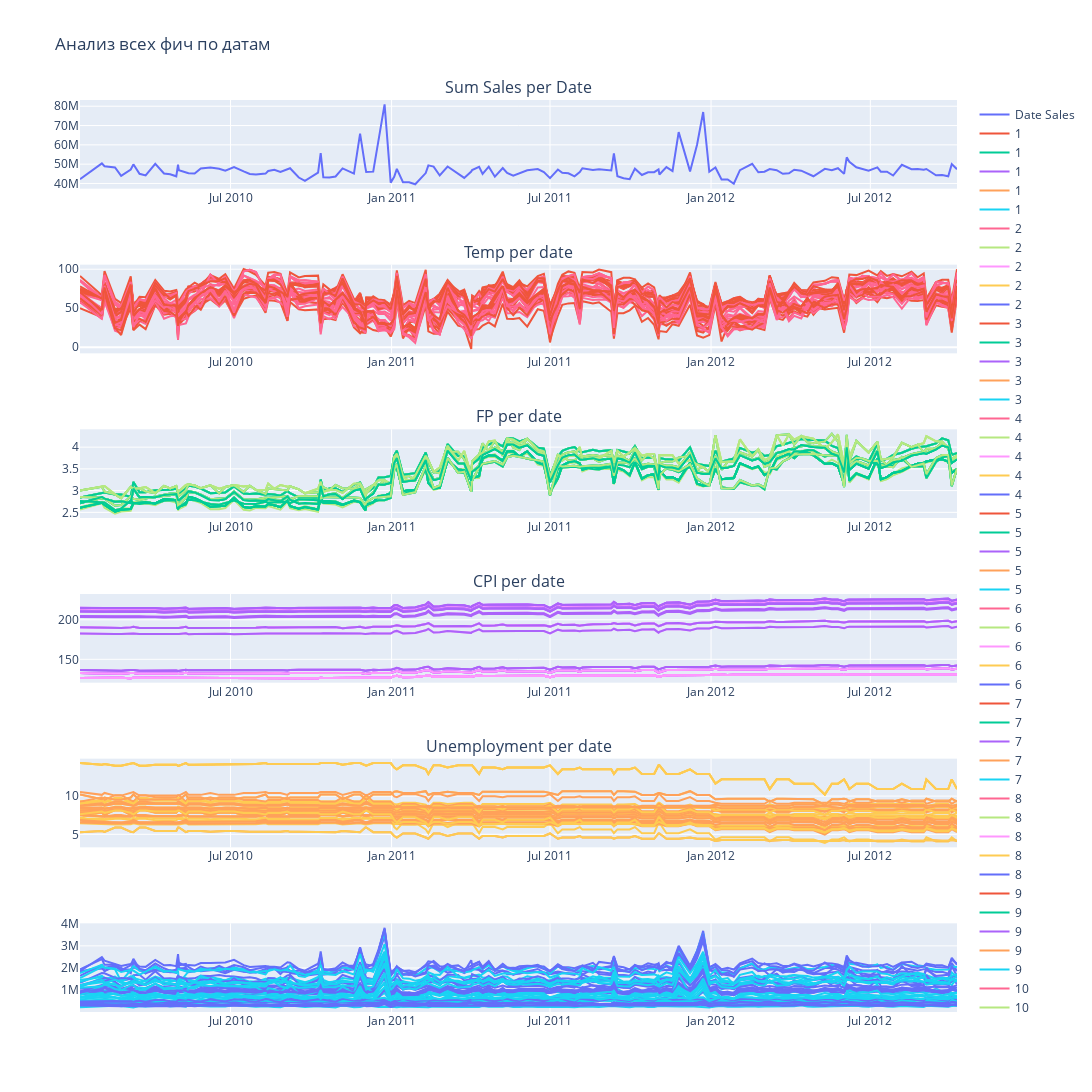

Notebook code cell kept with this figure:
### Code cell
fig = make_subplots(rows=6, cols=1, subplot_titles=("Sum Sales per Date", "Temp per date", "FP per date", "CPI per date", "Unemployment per date"))

store_per_date = { store: data for store, data in df.groupby('Store') }
    
#fig.add_trace(go.Scatter(x=target, y=df[columns[0]], name=columns[0]), row=1, col=1)
#fig.add_trace(go.Scatter(x=target, y=df[columns[1]], name=columns[1]), row=1, col=2)
#fig.add_trace(go.Scatter(x=target, y=df[columns[2]], name=columns[2]), row=2, col=1)
#fig.add_trace(go.Scatter(x=target, y=df[columns[3]], name=columns[3]), row=2, col=2)

#fig.update_layout(title_text="Много графиков в одном большом")

# Отображение
#fig.show()
fig.add_trace(go.Scatter(x=df.index,y=df.groupby(df.index).agg('sum')['Weekly_Sales'], name="Date Sales"), row=1,col=1)
for store,date in store_per_date.items():
    fig.add_trace(go.Scatter(x=date.index, y=date[columns[0]], name=store), row=2, col=1)
    fig.add_trace(go.Scatter(x=date.index, y=date[columns[1]], name=store), row=3, col=1)
    fig.add_trace(go.Scatter(x=date.index, y=date[columns[2]], name=store), row=4, col=1)
    fig.add_trace(go.Scatter(x=date.index, y=date[columns[3]], name=store), row=5, col=1)
    fig.add_trace(go.Scatter(x=date.index, y=date["Weekly_Sales"], name=store), row=6, col=1)

    
    fig.update_layout(title_text="Анализ всех фич по датам",height=1400,  # Увеличение высоты (в пикселях)
    width=1200,   # Увеличение ширины (в пикселях)
    showlegend=True  # Отображение легенды)
                     )

# Отображение
fig.show()

### Figure 1 — Plotly figure (JSON) as saved in the notebook; plotly's stock layout.template omitted (floating-point values rounded to 4 significant figures; data arrays with more than 128 entries replaced by an {"elided": "..."} marker saying what was removed)
{"data": [{"name": "Date Sales", "type": "scatter", "x": {"elided": "6255 str values"}, "xaxis": "x", "y": {"elided": "139 float values"}, "yaxis": "y"}, {"name": "1", "type": "scatter", "x": {"elided": "139 str values"}, "xaxis": "x2", "y": {"elided": "139 float values"}, "yaxis": "y2"}, {"name": "1", "type": "scatter", "x": {"elided": "139 str values"}, "xaxis": "x3", "y": {"elided": "139 float values"}, "yaxis": "y3"}, {"name": "1", "type": "scatter", "x": {"elided": "139 str values"}, "xaxis": "x4", "y": {"elided": "139 float values"}, "yaxis": "y4"}, {"name": "1", "type": "scatter", "x": {"elided": "139 str values"}, "xaxis": "x5", "y": {"elided": "139 float values"}, "yaxis": "y5"}, {"name": "1", "type": "scatter", "x": {"elided": "139 str values"}, "xaxis": "x6", "y": {"elided": "139 float values"}, "yaxis": "y6"}, {"name": "2", "type": "scatter", "x": {"elided": "139 str values"}, "xaxis": "x2", "y": {"elided": "139 float values"}, "yaxis": "y2"}, {"name": "2", "type": "scatter", "x": {"elided": "139 str values"}, "xaxis": "x3", "y": {"elided": "139 float values"}, "yaxis": "y3"}, {"name": "2", "type": "scatter", "x": {"elided": "139 str values"}, "xaxis": "x4", "y": {"elided": "139 float values"}, "yaxis": "y4"}, {"name": "2", "type": "scatter", "x": {"elided": "139 str values"}, "xaxis": "x5", "y": {"elided": "139 float values"}, "yaxis": "y5"}, {"name": "2", "type": "scatter", "x": {"elided": "139 str values"}, "xaxis": "x6", "y": {"elided": "139 float values"}, "yaxis": "y6"}, {"name": "3", "type": "scatter", "x": {"elided": "139 str values"}, "xaxis": "x2", "y": {"elided": "139 float values"}, "yaxis": "y2"}, {"name": "3", "type": "scatter", "x": {"elided": "139 str values"}, "xaxis": "x3", "y": {"elided": "139 float values"}, "yaxis": "y3"}, {"name": "3", "type": "scatter", "x": {"elided": "139 str values"}, "xaxis": "x4", "y": {"elided": "139 float values"}, "yaxis": "y4"}, {"name": "3", "type": "scatter", "x": {"elided": "139 str values"}, "xaxis": "x5", "y": {"elided": "139 float values"}, "yaxis": "y5"}, {"name": "3", "type": "scatter", "x": {"elided": "139 str values"}, "xaxis": "x6", "y": {"elided": "139 float values"}, "yaxis": "y6"}, {"name": "4", "type": "scatter", "x": {"elided": "139 str values"}, "xaxis": "x2", "y": {"elided": "139 float values"}, "yaxis": "y2"}, {"name": "4", "type": "scatter", "x": {"elided": "139 str values"}, "xaxis": "x3", "y": {"elided": "139 float values"}, "yaxis": "y3"}, {"name": "4", "type": "scatter", "x": {"elided": "139 str values"}, "xaxis": "x4", "y": {"elided": "139 float values"}, "yaxis": "y4"}, {"name": "4", "type": "scatter", "x": {"elided": "139 str values"}, "xaxis": "x5", "y": {"elided": "139 float values"}, "yaxis": "y5"}, {"name": "4", "type": "scatter", "x": {"elided": "139 str values"}, "xaxis": "x6", "y": {"elided": "139 float values"}, "yaxis": "y6"}, {"name": "5", "type": "scatter", "x": {"elided": "139 str values"}, "xaxis": "x2", "y": {"elided": "139 float values"}, "yaxis": "y2"}, {"name": "5", "type": "scatter", "x": {"elided": "139 str values"}, "xaxis": "x3", "y": {"elided": "139 float values"}, "yaxis": "y3"}, {"name": "5", "type": "scatter", "x": {"elided": "139 str values"}, "xaxis": "x4", "y": {"elided": "139 float values"}, "yaxis": "y4"}, {"name": "5", "type": "scatter", "x": {"elided": "139 str values"}, "xaxis": "x5", "y": {"elided": "139 float values"}, "yaxis": "y5"}, {"name": "5", "type": "scatter", "x": {"elided": "139 str values"}, "xaxis": "x6", "y": {"elided": "139 float values"}, "yaxis": "y6"}, {"name": "6", "type": "scatter", "x": {"elided": "139 str values"}, "xaxis": "x2", "y": {"elided": "139 float values"}, "yaxis": "y2"}, {"name": "6", "type": "scatter", "x": {"elided": "139 str values"}, "xaxis": "x3", "y": {"elided": "139 float values"}, "yaxis": "y3"}, {"name": "6", "type": "scatter", "x": {"elided": "139 str values"}, "xaxis": "x4", "y": {"elided": "139 float values"}, "yaxis": "y4"}, {"name": "6", "type": "scatter", "x": {"elided": "139 str values"}, "xaxis": "x5", "y": {"elided": "139 float values"}, "yaxis": "y5"}, {"name": "6", "type": "scatter", "x": {"elided": "139 str values"}, "xaxis": "x6", "y": {"elided": "139 float values"}, "yaxis": "y6"}, {"name": "7", "type": "scatter", "x": {"elided": "139 str values"}, "xaxis": "x2", "y": {"elided": "139 float values"}, "yaxis": "y2"}, {"name": "7", "type": "scatter", "x": {"elided": "139 str values"}, "xaxis": "x3", "y": {"elided": "139 float values"}, "yaxis": "y3"}, {"name": "7", "type": "scatter", "x": {"elided": "139 str values"}, "xaxis": "x4", "y": {"elided": "139 float values"}, "yaxis": "y4"}, {"name": "7", "type": "scatter", "x": {"elided": "139 str values"}, "xaxis": "x5", "y": {"elided": "139 float values"}, "yaxis": "y5"}, {"name": "7", "type": "scatter", "x": {"elided": "139 str values"}, "xaxis": "x6", "y": {"elided": "139 float values"}, "yaxis": "y6"}, {"name": "8", "type": "scatter", "x": {"elided": "139 str values"}, "xaxis": "x2", "y": {"elided": "139 float values"}, "yaxis": "y2"}, {"name": "8", "type": "scatter", "x": {"elided": "139 str values"}, "xaxis": "x3", "y": {"elided": "139 float values"}, "yaxis": "y3"}, {"name": "8", "type": "scatter", "x": {"elided": "139 str values"}, "xaxis": "x4", "y": {"elided": "139 float values"}, "yaxis": "y4"}, {"name": "8", "type": "scatter", "x": {"elided": "139 str values"}, "xaxis": "x5", "y": {"elided": "139 float values"}, "yaxis": "y5"}, {"name": "8", "type": "scatter", "x": {"elided": "139 str values"}, "xaxis": "x6", "y": {"elided": "139 float values"}, "yaxis": "y6"}, {"name": "9", "type": "scatter", "x": {"elided": "139 str values"}, "xaxis": "x2", "y": {"elided": "139 float values"}, "yaxis": "y2"}, {"name": "9", "type": "scatter", "x": {"elided": "139 str values"}, "xaxis": "x3", "y": {"elided": "139 float values"}, "yaxis": "y3"}, {"name": "9", "type": "scatter", "x": {"elided": "139 str values"}, "xaxis": "x4", "y": {"elided": "139 float values"}, "yaxis": "y4"}, {"name": "9", "type": "scatter", "x": {"elided": "139 str values"}, "xaxis": "x5", "y": {"elided": "139 float values"}, "yaxis": "y5"}, {"name": "9", "type": "scatter", "x": {"elided": "139 str values"}, "xaxis": "x6", "y": {"elided": "139 float values"}, "yaxis": "y6"}, {"name": "10", "type": "scatter", "x": {"elided": "139 str values"}, "xaxis": "x2", "y": {"elided": "139 float values"}, "yaxis": "y2"}, {"name": "10", "type": "scatter", "x": {"elided": "139 str values"}, "xaxis": "x3", "y": {"elided": "139 float values"}, "yaxis": "y3"}, {"name": "10", "type": "scatter", "x": {"elided": "139 str values"}, "xaxis": "x4", "y": {"elided": "139 float values"}, "yaxis": "y4"}, {"name": "10", "type": "scatter", "x": {"elided": "139 str values"}, "xaxis": "x5", "y": {"elided": "139 float values"}, "yaxis": "y5"}, {"name": "10", "type": "scatter", "x": {"elided": "139 str values"}, "xaxis": "x6", "y": {"elided": "139 float values"}, "yaxis": "y6"}, {"name": "11", "type": "scatter", "x": {"elided": "139 str values"}, "xaxis": "x2", "y": {"elided": "139 float values"}, "yaxis": "y2"}, {"name": "11", "type": "scatter", "x": {"elided": "139 str values"}, "xaxis": "x3", "y": {"elided": "139 float values"}, "yaxis": "y3"}, {"name": "11", "type": "scatter", "x": {"elided": "139 str values"}, "xaxis": "x4", "y": {"elided": "139 float values"}, "yaxis": "y4"}, {"name": "11", "type": "scatter", "x": {"elided": "139 str values"}, "xaxis": "x5", "y": {"elided": "139 float values"}, "yaxis": "y5"}, {"name": "11", "type": "scatter", "x": {"elided": "139 str values"}, "xaxis": "x6", "y": {"elided": "139 float values"}, "yaxis": "y6"}, {"name": "12", "type": "scatter", "x": {"elided": "139 str values"}, "xaxis": "x2", "y": {"elided": "139 float values"}, "yaxis": "y2"}, {"name": "12", "type": "scatter", "x": {"elided": "139 str values"}, "xaxis": "x3", "y": {"elided": "139 float values"}, "yaxis": "y3"}, {"name": "12", "type": "scatter", "x": {"elided": "139 str values"}, "xaxis": "x4", "y": {"elided": "139 float values"}, "yaxis": "y4"}, {"name": "12", "type": "scatter", "x": {"elided": "139 str values"}, "xaxis": "x5", "y": {"elided": "139 float values"}, "yaxis": "y5"}, {"name": "12", "type": "scatter", "x": {"elided": "139 str values"}, "xaxis": "x6", "y": {"elided": "139 float values"}, "yaxis": "y6"}, {"name": "13", "type": "scatter", "x": {"elided": "139 str values"}, "xaxis": "x2", "y": {"elided": "139 float values"}, "yaxis": "y2"}, {"name": "13", "type": "scatter", "x": {"elided": "139 str values"}, "xaxis": "x3", "y": {"elided": "139 float values"}, "yaxis": "y3"}, {"name": "13", "type": "scatter", "x": {"elided": "139 str values"}, "xaxis": "x4", "y": {"elided": "139 float values"}, "yaxis": "y4"}, {"name": "13", "type": "scatter", "x": {"elided": "139 str values"}, "xaxis": "x5", "y": {"elided": "139 float values"}, "yaxis": "y5"}, {"name": "13", "type": "scatter", "x": {"elided": "139 str values"}, "xaxis": "x6", "y": {"elided": "139 float values"}, "yaxis": "y6"}, {"name": "14", "type": "scatter", "x": {"elided": "139 str values"}, "xaxis": "x2", "y": {"elided": "139 float values"}, "yaxis": "y2"}, {"name": "14", "type": "scatter", "x": {"elided": "139 str values"}, "xaxis": "x3", "y": {"elided": "139 float values"}, "yaxis": "y3"}, {"name": "14", "type": "scatter", "x": {"elided": "139 str values"}, "xaxis": "x4", "y": {"elided": "139 float values"}, "yaxis": "y4"}, {"name": "14", "type": "scatter", "x": {"elided": "139 str values"}, "xaxis": "x5", "y": {"elided": "139 float values"}, "yaxis": "y5"}, {"name": "14", "type": "scatter", "x": {"elided": "139 str values"}, "xaxis": "x6", "y": {"elided": "139 float values"}, "yaxis": "y6"}, {"name": "15", "type": "scatter", "x": {"elided": "139 str values"}, "xaxis": "x2", "y": {"elided": "139 float values"}, "yaxis": "y2"}, {"name": "15", "type": "scatter", "x": {"elided": "139 str values"}, "xaxis": "x3", "y": {"elided": "139 float values"}, "yaxis": "y3"}, {"name": "15", "type": "scatter", "x": {"elided": "139 str values"}, "xaxis": "x4", "y": {"elided": "139 float values"}, "yaxis": "y4"}, {"name": "15", "type": "scatter", "x": {"elided": "139 str values"}, "xaxis": "x5", "y": {"elided": "139 float values"}, "yaxis": "y5"}, {"name": "15", "type": "scatter", "x": {"elided": "139 str values"}, "xaxis": "x6", "y": {"elided": "139 float values"}, "yaxis": "y6"}, {"name": "16", "type": "scatter", "x": {"elided": "139 str values"}, "xaxis": "x2", "y": {"elided": "139 float values"}, "yaxis": "y2"}, {"name": "16", "type": "scatter", "x": {"elided": "139 str values"}, "xaxis": "x3", "y": {"elided": "139 float values"}, "yaxis": "y3"}, {"name": "16", "type": "scatter", "x": {"elided": "139 str values"}, "xaxis": "x4", "y": {"elided": "139 float values"}, "yaxis": "y4"}, {"name": "16", "type": "scatter", "x": {"elided": "139 str values"}, "xaxis": "x5", "y": {"elided": "139 float values"}, "yaxis": "y5"}, {"name": "16", "type": "scatter", "x": {"elided": "139 str values"}, "xaxis": "x6", "y": {"elided": "139 float values"}, "yaxis": "y6"}, {"name": "17", "type": "scatter", "x": {"elided": "139 str values"}, "xaxis": "x2", "y": {"elided": "139 float values"}, "yaxis": "y2"}, {"name": "17", "type": "scatter", "x": {"elided": "139 str values"}, "xaxis": "x3", "y": {"elided": "139 float values"}, "yaxis": "y3"}, {"name": "17", "type": "scatter", "x": {"elided": "139 str values"}, "xaxis": "x4", "y": {"elided": "139 float values"}, "yaxis": "y4"}, {"name": "17", "type": "scatter", "x": {"elided": "139 str values"}, "xaxis": "x5", "y": {"elided": "139 float values"}, "yaxis": "y5"}, {"name": "17", "type": "scatter", "x": {"elided": "139 str values"}, "xaxis": "x6", "y": {"elided": "139 float values"}, "yaxis": "y6"}, {"name": "18", "type": "scatter", "x": {"elided": "139 str values"}, "xaxis": "x2", "y": {"elided": "139 float values"}, "yaxis": "y2"}, {"name": "18", "type": "scatter", "x": {"elided": "139 str values"}, "xaxis": "x3", "y": {"elided": "139 float values"}, "yaxis": "y3"}, {"name": "18", "type": "scatter", "x": {"elided": "139 str values"}, "xaxis": "x4", "y": {"elided": "139 float values"}, "yaxis": "y4"}, {"name": "18", "type": "scatter", "x": {"elided": "139 str values"}, "xaxis": "x5", "y": {"elided": "139 float values"}, "yaxis": "y5"}, {"name": "18", "type": "scatter", "x": {"elided": "139 str values"}, "xaxis": "x6", "y": {"elided": "139 float values"}, "yaxis": "y6"}, {"name": "19", "type": "scatter", "x": {"elided": "139 str values"}, "xaxis": "x2", "y": {"elided": "139 float values"}, "yaxis": "y2"}, {"name": "19", "type": "scatter", "x": {"elided": "139 str values"}, "xaxis": "x3", "y": {"elided": "139 float values"}, "yaxis": "y3"}, {"name": "19", "type": "scatter", "x": {"elided": "139 str values"}, "xaxis": "x4", "y": {"elided": "139 float values"}, "yaxis": "y4"}, {"name": "19", "type": "scatter", "x": {"elided": "139 str values"}, "xaxis": "x5", "y": {"elided": "139 float values"}, "yaxis": "y5"}, {"name": "19", "type": "scatter", "x": {"elided": "139 str values"}, "xaxis": "x6", "y": {"elided": "139 float values"}, "yaxis": "y6"}, {"name": "20", "type": "scatter", "x": {"elided": "139 str values"}, "xaxis": "x2", "y": {"elided": "139 float values"}, "yaxis": "y2"}, {"name": "20", "type": "scatter", "x": {"elided": "139 str values"}, "xaxis": "x3", "y": {"elided": "139 float values"}, "yaxis": "y3"}, {"name": "20", "type": "scatter", "x": {"elided": "139 str values"}, "xaxis": "x4", "y": {"elided": "139 float values"}, "yaxis": "y4"}, {"name": "20", "type": "scatter", "x": {"elided": "139 str values"}, "xaxis": "x5", "y": {"elided": "139 float values"}, "yaxis": "y5"}, {"name": "20", "type": "scatter", "x": {"elided": "139 str values"}, "xaxis": "x6", "y": {"elided": "139 float values"}, "yaxis": "y6"}, {"name": "21", "type": "scatter", "x": {"elided": "139 str values"}, "xaxis": "x2", "y": {"elided": "139 float values"}, "yaxis": "y2"}, {"name": "21", "type": "scatter", "x": {"elided": "139 str values"}, "xaxis": "x3", "y": {"elided": "139 float values"}, "yaxis": "y3"}, {"name": "21", "type": "scatter", "x": {"elided": "139 str values"}, "xaxis": "x4", "y": {"elided": "139 float values"}, "yaxis": "y4"}, {"name": "21", "type": "scatter", "x": {"elided": "139 str values"}, "xaxis": "x5", "y": {"elided": "139 float values"}, "yaxis": "y5"}, {"name": "21", "type": "scatter", "x": {"elided": "139 str values"}, "xaxis": "x6", "y": {"elided": "139 float values"}, "yaxis": "y6"}, {"name": "22", "type": "scatter", "x": {"elided": "139 str values"}, "xaxis": "x2", "y": {"elided": "139 float values"}, "yaxis": "y2"}, {"name": "22", "type": "scatter", "x": {"elided": "139 str values"}, "xaxis": "x3", "y": {"elided": "139 float values"}, "yaxis": "y3"}, {"name": "22", "type": "scatter", "x": {"elided": "139 str values"}, "xaxis": "x4", "y": {"elided": "139 float values"}, "yaxis": "y4"}, {"name": "22", "type": "scatter", "x": {"elided": "139 str values"}, "xaxis": "x5", "y": {"elided": "139 float values"}, "yaxis": "y5"}, {"name": "22", "type": "scatter", "x": {"elided": "139 str values"}, "xaxis": "x6", "y": {"elided": "139 float values"}, "yaxis": "y6"}, {"name": "23", "type": "scatter", "x": {"elided": "139 str values"}, "xaxis": "x2", "y": {"elided": "139 float values"}, "yaxis": "y2"}, {"name": "23", "type": "scatter", "x": {"elided": "139 str values"}, "xaxis": "x3", "y": {"elided": "139 float values"}, "yaxis": "y3"}, {"name": "23", "type": "scatter", "x": {"elided": "139 str values"}, "xaxis": "x4", "y": {"elided": "139 float values"}, "yaxis": "y4"}, {"name": "23", "type": "scatter", "x": {"elided": "139 str values"}, "xaxis": "x5", "y": {"elided": "139 float values"}, "yaxis": "y5"}, {"name": "23", "type": "scatter", "x": {"elided": "139 str values"}, "xaxis": "x6", "y": {"elided": "139 float values"}, "yaxis": "y6"}, {"name": "24", "type": "scatter", "x": {"elided": "139 str values"}, "xaxis": "x2", "y": {"elided": "139 float values"}, "yaxis": "y2"}, {"name": "24", "type": "scatter", "x": {"elided": "139 str values"}, "xaxis": "x3", "y": {"elided": "139 float values"}, "yaxis": "y3"}, {"name": "24", "type": "scatter", "x": {"elided": "139 str values"}, "xaxis": "x4", "y": {"elided": "139 float values"}, "yaxis": "y4"}, {"name": "24", "type": "scatter", "x": {"elided": "139 str values"}, "xaxis": "x5", "y": {"elided": "139 float values"}, "yaxis": "y5"}, {"name": "24", "type": "scatter", "x": {"elided": "139 str values"}, "xaxis": "x6", "y": {"elided": "139 float values"}, "yaxis": "y6"}, {"name": "25", "type": "scatter", "x": {"elided": "139 str values"}, "xaxis": "x2", "y": {"elided": "139 float values"}, "yaxis": "y2"}, {"name": "25", "type": "scatter", "x": {"elided": "139 str values"}, "xaxis": "x3", "y": {"elided": "139 float values"}, "yaxis": "y3"}, {"name": "25", "type": "scatter", "x": {"elided": "139 str values"}, "xaxis": "x4", "y": {"elided": "139 float values"}, "yaxis": "y4"}, {"name": "25", "type": "scatter", "x": {"elided": "139 str values"}, "xaxis": "x5", "y": {"elided": "139 float values"}, "yaxis": "y5"}, {"name": "25", "type": "scatter", "x": {"elided": "139 str values"}, "xaxis": "x6", "y": {"elided": "139 float values"}, "yaxis": "y6"}, {"name": "26", "type": "scatter", "x": {"elided": "139 str values"}, "xaxis": "x2", "y": {"elided": "139 float values"}, "yaxis": "y2"}, {"name": "26", "type": "scatter", "x": {"elided": "139 str values"}, "xaxis": "x3", "y": {"elided": "139 float values"}, "yaxis": "y3"}, {"name": "26", "type": "scatter", "x": {"elided": "139 str values"}, "xaxis": "x4", "y": {"elided": "139 float values"}, "yaxis": "y4"}, {"name": "26", "type": "scatter", "x": {"elided": "139 str values"}, "xaxis": "x5", "y": {"elided": "139 float values"}, "yaxis": "y5"}, {"name": "26", "type": "scatter", "x": {"elided": "139 str values"}, "xaxis": "x6", "y": {"elided": "139 float values"}, "yaxis": "y6"}, {"name": "27", "type": "scatter", "x": {"elided": "139 str values"}, "xaxis": "x2", "y": {"elided": "139 float values"}, "yaxis": "y2"}, {"name": "27", "type": "scatter", "x": {"elided": "139 str values"}, "xaxis": "x3", "y": {"elided": "139 float values"}, "yaxis": "y3"}, {"name": "27", "type": "scatter", "x": {"elided": "139 str values"}, "xaxis": "x4", "y": {"elided": "139 float values"}, "yaxis": "y4"}, {"name": "27", "type": "scatter", "x": {"elided": "139 str values"}, "xaxis": "x5", "y": {"elided": "139 float values"}, "yaxis": "y5"}, {"name": "27", "type": "scatter", "x": {"elided": "139 str values"}, "xaxis": "x6", "y": {"elided": "139 float values"}, "yaxis": "y6"}, {"name": "28", "type": "scatter", "x": {"elided": "139 str values"}, "xaxis": "x2", "y": {"elided": "139 float values"}, "yaxis": "y2"}, {"name": "28", "type": "scatter", "x": {"elided": "139 str values"}, "xaxis": "x3", "y": {"elided": "139 float values"}, "yaxis": "y3"}, {"name": "28", "type": "scatter", "x": {"elided": "139 str values"}, "xaxis": "x4", "y": {"elided": "139 float values"}, "yaxis": "y4"}, {"name": "28", "type": "scatter", "x": {"elided": "139 str values"}, "xaxis": "x5", "y": {"elided": "139 float values"}, "yaxis": "y5"}, {"name": "28", "type": "scatter", "x": {"elided": "139 str values"}, "xaxis": "x6", "y": {"elided": "139 float values"}, "yaxis": "y6"}, {"name": "29", "type": "scatter", "x": {"elided": "139 str values"}, "xaxis": "x2", "y": {"elided": "139 float values"}, "yaxis": "y2"}, {"name": "29", "type": "scatter", "x": {"elided": "139 str values"}, "xaxis": "x3", "y": {"elided": "139 float values"}, "yaxis": "y3"}, {"name": "29", "type": "scatter", "x": {"elided": "139 str values"}, "xaxis": "x4", "y": {"elided": "139 float values"}, "yaxis": "y4"}, {"name": "29", "type": "scatter", "x": {"elided": "139 str values"}, "xaxis": "x5", "y": {"elided": "139 float values"}, "yaxis": "y5"}, {"name": "29", "type": "scatter", "x": {"elided": "139 str values"}, "xaxis": "x6", "y": {"elided": "139 float values"}, "yaxis": "y6"}, {"name": "30", "type": "scatter", "x": {"elided": "139 str values"}, "xaxis": "x2", "y": {"elided": "139 float values"}, "yaxis": "y2"}, {"name": "30", "type": "scatter", "x": {"elided": "139 str values"}, "xaxis": "x3", "y": {"elided": "139 float values"}, "yaxis": "y3"}, {"name": "30", "type": "scatter", "x": {"elided": "139 str values"}, "xaxis": "x4", "y": {"elided": "139 float values"}, "yaxis": "y4"}, {"name": "30", "type": "scatter", "x": {"elided": "139 str values"}, "xaxis": "x5", "y": {"elided": "139 float values"}, "yaxis": "y5"}, {"name": "30", "type": "scatter", "x": {"elided": "139 str values"}, "xaxis": "x6", "y": {"elided": "139 float values"}, "yaxis": "y6"}, {"name": "31", "type": "scatter", "x": {"elided": "139 str values"}, "xaxis": "x2", "y": {"elided": "139 float values"}, "yaxis": "y2"}, {"name": "31", "type": "scatter", "x": {"elided": "139 str values"}, "xaxis": "x3", "y": {"elided": "139 float values"}, "yaxis": "y3"}, {"name": "31", "type": "scatter", "x": {"elided": "139 str values"}, "xaxis": "x4", "y": {"elided": "139 float values"}, "yaxis": "y4"}, {"name": "31", "type": "scatter", "x": {"elided": "139 str values"}, "xaxis": "x5", "y": {"elided": "139 float values"}, "yaxis": "y5"}, {"name": "31", "type": "scatter", "x": {"elided": "139 str values"}, "xaxis": "x6", "y": {"elided": "139 float values"}, "yaxis": "y6"}, {"name": "32", "type": "scatter", "x": {"elided": "139 str values"}, "xaxis": "x2", "y": {"elided": "139 float values"}, "yaxis": "y2"}, {"name": "32", "type": "scatter", "x": {"elided": "139 str values"}, "xaxis": "x3", "y": {"elided": "139 float values"}, "yaxis": "y3"}, {"name": "32", "type": "scatter", "x": {"elided": "139 str values"}, "xaxis": "x4", "y": {"elided": "139 float values"}, "yaxis": "y4"}, {"name": "32", "type": "scatter", "x": {"elided": "139 str values"}, "xaxis": "x5", "y": {"elided": "139 float values"}, "yaxis": "y5"}, {"name": "32", "type": "scatter", "x": {"elided": "139 str values"}, "xaxis": "x6", "y": {"elided": "139 float values"}, "yaxis": "y6"}, {"name": "33", "type": "scatter", "x": {"elided": "139 str values"}, "xaxis": "x2", "y": {"elided": "139 float values"}, "yaxis": "y2"}, {"name": "33", "type": "scatter", "x": {"elided": "139 str values"}, "xaxis": "x3", "y": {"elided": "139 float values"}, "yaxis": "y3"}, {"name": "33", "type": "scatter", "x": {"elided": "139 str values"}, "xaxis": "x4", "y": {"elided": "139 float values"}, "yaxis": "y4"}, {"name": "33", "type": "scatter", "x": {"elided": "139 str values"}, "xaxis": "x5", "y": {"elided": "139 float values"}, "yaxis": "y5"}, {"name": "33", "type": "scatter", "x": {"elided": "139 str values"}, "xaxis": "x6", "y": {"elided": "139 float values"}, "yaxis": "y6"}, {"name": "34", "type": "scatter", "x": {"elided": "139 str values"}, "xaxis": "x2", "y": {"elided": "139 float values"}, "yaxis": "y2"}, {"name": "34", "type": "scatter", "x": {"elided": "139 str values"}, "xaxis": "x3", "y": {"elided": "139 float values"}, "yaxis": "y3"}, {"name": "34", "type": "scatter", "x": {"elided": "139 str values"}, "xaxis": "x4", "y": {"elided": "139 float values"}, "yaxis": "y4"}, {"name": "34", "type": "scatter", "x": {"elided": "139 str values"}, "xaxis": "x5", "y": {"elided": "139 float values"}, "yaxis": "y5"}, {"name": "34", "type": "scatter", "x": {"elided": "139 str values"}, "xaxis": "x6", "y": {"elided": "139 float values"}, "yaxis": "y6"}, {"name": "35", "type": "scatter", "x": {"elided": "139 str values"}, "xaxis": "x2", "y": {"elided": "139 float values"}, "yaxis": "y2"}, {"name": "35", "type": "scatter", "x": {"elided": "139 str values"}, "xaxis": "x3", "y": {"elided": "139 float values"}, "yaxis": "y3"}, {"name": "35", "type": "scatter", "x": {"elided": "139 str values"}, "xaxis": "x4", "y": {"elided": "139 float values"}, "yaxis": "y4"}, {"name": "35", "type": "scatter", "x": {"elided": "139 str values"}, "xaxis": "x5", "y": {"elided": "139 float values"}, "yaxis": "y5"}, {"name": "35", "type": "scatter", "x": {"elided": "139 str values"}, "xaxis": "x6", "y": {"elided": "139 float values"}, "yaxis": "y6"}, {"name": "36", "type": "scatter", "x": {"elided": "139 str values"}, "xaxis": "x2", "y": {"elided": "139 float values"}, "yaxis": "y2"}, {"name": "36", "type": "scatter", "x": {"elided": "139 str values"}, "xaxis": "x3", "y": {"elided": "139 float values"}, "yaxis": "y3"}, {"name": "36", "type": "scatter", "x": {"elided": "139 str values"}, "xaxis": "x4", "y": {"elided": "139 float values"}, "yaxis": "y4"}, {"name": "36", "type": "scatter", "x": {"elided": "139 str values"}, "xaxis": "x5", "y": {"elided": "139 float values"}, "yaxis": "y5"}, {"name": "36", "type": "scatter", "x": {"elided": "139 str values"}, "xaxis": "x6", "y": {"elided": "139 float values"}, "yaxis": "y6"}, {"name": "37", "type": "scatter", "x": {"elided": "139 str values"}, "xaxis": "x2", "y": {"elided": "139 float values"}, "yaxis": "y2"}, {"name": "37", "type": "scatter", "x": {"elided": "139 str values"}, "xaxis": "x3", "y": {"elided": "139 float values"}, "yaxis": "y3"}, {"name": "37", "type": "scatter", "x": {"elided": "139 str values"}, "xaxis": "x4", "y": {"elided": "139 float values"}, "yaxis": "y4"}, {"name": "37", "type": "scatter", "x": {"elided": "139 str values"}, "xaxis": "x5", "y": {"elided": "139 float values"}, "yaxis": "y5"}, {"name": "37", "type": "scatter", "x": {"elided": "139 str values"}, "xaxis": "x6", "y": {"elided": "139 float values"}, "yaxis": "y6"}, {"name": "38", "type": "scatter", "x": {"elided": "139 str values"}, "xaxis": "x2", "y": {"elided": "139 float values"}, "yaxis": "y2"}, {"name": "38", "type": "scatter", "x": {"elided": "139 str values"}, "xaxis": "x3", "y": {"elided": "139 float values"}, "yaxis": "y3"}, {"name": "38", "type": "scatter", "x": {"elided": "139 str values"}, "xaxis": "x4", "y": {"elided": "139 float values"}, "yaxis": "y4"}, {"name": "38", "type": "scatter", "x": {"elided": "139 str values"}, "xaxis": "x5", "y": {"elided": "139 float values"}, "yaxis": "y5"}, {"name": "38", "type": "scatter", "x": {"elided": "139 str values"}, "xaxis": "x6", "y": {"elided": "139 float values"}, "yaxis": "y6"}, {"name": "39", "type": "scatter", "x": {"elided": "139 str values"}, "xaxis": "x2", "y": {"elided": "139 float values"}, "yaxis": "y2"}, {"name": "39", "type": "scatter", "x": {"elided": "139 str values"}, "xaxis": "x3", "y": {"elided": "139 float values"}, "yaxis": "y3"}, {"name": "39", "type": "scatter", "x": {"elided": "139 str values"}, "xaxis": "x4", "y": {"elided": "139 float values"}, "yaxis": "y4"}, {"name": "39", "type": "scatter", "x": {"elided": "139 str values"}, "xaxis": "x5", "y": {"elided": "139 float values"}, "yaxis": "y5"}, {"name": "39", "type": "scatter", "x": {"elided": "139 str values"}, "xaxis": "x6", "y": {"elided": "139 float values"}, "yaxis": "y6"}, {"name": "40", "type": "scatter", "x": {"elided": "139 str values"}, "xaxis": "x2", "y": {"elided": "139 float values"}, "yaxis": "y2"}, {"name": "40", "type": "scatter", "x": {"elided": "139 str values"}, "xaxis": "x3", "y": {"elided": "139 float values"}, "yaxis": "y3"}, {"name": "40", "type": "scatter", "x": {"elided": "139 str values"}, "xaxis": "x4", "y": {"elided": "139 float values"}, "yaxis": "y4"}, {"name": "40", "type": "scatter", "x": {"elided": "139 str values"}, "xaxis": "x5", "y": {"elided": "139 float values"}, "yaxis": "y5"}, {"name": "40", "type": "scatter", "x": {"elided": "139 str values"}, "xaxis": "x6", "y": {"elided": "139 float values"}, "yaxis": "y6"}, {"name": "41", "type": "scatter", "x": {"elided": "139 str values"}, "xaxis": "x2", "y": {"elided": "139 float values"}, "yaxis": "y2"}, {"name": "41", "type": "scatter", "x": {"elided": "139 str values"}, "xaxis": "x3", "y": {"elided": "139 float values"}, "yaxis": "y3"}, {"name": "41", "type": "scatter", "x": {"elided": "139 str values"}, "xaxis": "x4", "y": {"elided": "139 float values"}, "yaxis": "y4"}, {"name": "41", "type": "scatter", "x": {"elided": "139 str values"}, "xaxis": "x5", "y": {"elided": "139 float values"}, "yaxis": "y5"}, {"name": "41", "type": "scatter", "x": {"elided": "139 str values"}, "xaxis": "x6", "y": {"elided": "139 float values"}, "yaxis": "y6"}, {"name": "42", "type": "scatter", "x": {"elided": "139 str values"}, "xaxis": "x2", "y": {"elided": "139 float values"}, "yaxis": "y2"}, {"name": "42", "type": "scatter", "x": {"elided": "139 str values"}, "xaxis": "x3", "y": {"elided": "139 float values"}, "yaxis": "y3"}, {"name": "42", "type": "scatter", "x": {"elided": "139 str values"}, "xaxis": "x4", "y": {"elided": "139 float values"}, "yaxis": "y4"}, {"name": "42", "type": "scatter", "x": {"elided": "139 str values"}, "xaxis": "x5", "y": {"elided": "139 float values"}, "yaxis": "y5"}, {"name": "42", "type": "scatter", "x": {"elided": "139 str values"}, "xaxis": "x6", "y": {"elided": "139 float values"}, "yaxis": "y6"}, {"name": "43", "type": "scatter", "x": {"elided": "139 str values"}, "xaxis": "x2", "y": {"elided": "139 float values"}, "yaxis": "y2"}, {"name": "43", "type": "scatter", "x": {"elided": "139 str values"}, "xaxis": "x3", "y": {"elided": "139 float values"}, "yaxis": "y3"}, {"name": "43", "type": "scatter", "x": {"elided": "139 str values"}, "xaxis": "x4", "y": {"elided": "139 float values"}, "yaxis": "y4"}, {"name": "43", "type": "scatter", "x": {"elided": "139 str values"}, "xaxis": "x5", "y": {"elided": "139 float values"}, "yaxis": "y5"}, {"name": "43", "type": "scatter", "x": {"elided": "139 str values"}, "xaxis": "x6", "y": {"elided": "139 float values"}, "yaxis": "y6"}, {"name": "44", "type": "scatter", "x": {"elided": "139 str values"}, "xaxis": "x2", "y": {"elided": "139 float values"}, "yaxis": "y2"}, {"name": "44", "type": "scatter", "x": {"elided": "139 str values"}, "xaxis": "x3", "y": {"elided": "139 float values"}, "yaxis": "y3"}, {"name": "44", "type": "scatter", "x": {"elided": "139 str values"}, "xaxis": "x4", "y": {"elided": "139 float values"}, "yaxis": "y4"}, {"name": "44", "type": "scatter", "x": {"elided": "139 str values"}, "xaxis": "x5", "y": {"elided": "139 float values"}, "yaxis": "y5"}, {"name": "44", "type": "scatter", "x": {"elided": "139 str values"}, "xaxis": "x6", "y": {"elided": "139 float values"}, "yaxis": "y6"}, {"name": "45", "type": "scatter", "x": {"elided": "139 str values"}, "xaxis": "x2", "y": {"elided": "139 float values"}, "yaxis": "y2"}, {"name": "45", "type": "scatter", "x": {"elided": "139 str values"}, "xaxis": "x3", "y": {"elided": "139 float values"}, "yaxis": "y3"}, {"name": "45", "type": "scatter", "x": {"elided": "139 str values"}, "xaxis": "x4", "y": {"elided": "139 float values"}, "yaxis": "y4"}, {"name": "45", "type": "scatter", "x": {"elided": "139 str values"}, "xaxis": "x5", "y": {"elided": "139 float values"}, "yaxis": "y5"}, {"name": "45", "type": "scatter", "x": {"elided": "139 str values"}, "xaxis": "x6", "y": {"elided": "139 float values"}, "yaxis": "y6"}], "layout": {"annotations": [{"font": {"size": 16}, "showarrow": false, "text": "Sum Sales per Date", "x": 0.5, "xanchor": "center", "xref": "paper", "y": 1.0, "yanchor": "bottom", "yref": "paper"}, {"font": {"size": 16}, "showarrow": false, "text": "Temp per date", "x": 0.5, "xanchor": "center", "xref": "paper", "y": 0.8194, "yanchor": "bottom", "yref": "paper"}, {"font": {"size": 16}, "showarrow": false, "text": "FP per date", "x": 0.5, "xanchor": "center", "xref": "paper", "y": 0.6389, "yanchor": "bottom", "yref": "paper"}, {"font": {"size": 16}, "showarrow": false, "text": "CPI per date", "x": 0.5, "xanchor": "center", "xref": "paper", "y": 0.4583, "yanchor": "bottom", "yref": "paper"}, {"font": {"size": 16}, "showarrow": false, "text": "Unemployment per date", "x": 0.5, "xanchor": "center", "xref": "paper", "y": 0.2778, "yanchor": "bottom", "yref": "paper"}], "height": 1400, "showlegend": true, "title": {"text": "Анализ всех фич по датам"}, "width": 1200, "xaxis": {"anchor": "y", "autorange": true, "domain": [0, 1], "range": ["2010-01-10", "2012-10-08"], "type": "date"}, "xaxis2": {"anchor": "y2", "autorange": true, "domain": [0, 1], "range": ["2010-01-10", "2012-10-08"], "type": "date"}, "xaxis3": {"anchor": "y3", "autorange": true, "domain": [0, 1], "range": ["2010-01-10", "2012-10-08"], "type": "date"}, "xaxis4": {"anchor": "y4", "autorange": true, "domain": [0, 1], "range": ["2010-01-10", "2012-10-08"], "type": "date"}, "xaxis5": {"anchor": "y5", "autorange": true, "domain": [0, 1], "range": ["2010-01-10", "2012-10-08"], "type": "date"}, "xaxis6": {"anchor": "y6", "autorange": true, "domain": [0, 1], "range": ["2010-01-10", "2012-10-08"], "type": "date"}, "yaxis": {"anchor": "x", "autorange": true, "domain": [0.9028, 1.0], "range": [37300000.0, 83230000.0], "type": "linear"}, "yaxis2": {"anchor": "x2", "autorange": true, "domain": [0.7222, 0.8194], "range": [-7.738, 105.8], "type": "linear"}, "yaxis3": {"anchor": "x3", "autorange": true, "domain": [0.5417, 0.6389], "range": [2.37, 4.41], "type": "linear"}, "yaxis4": {"anchor": "x4", "autorange": true, "domain": [0.3611, 0.4583], "range": [120.5, 232.6], "type": "linear"}, "yaxis5": {"anchor": "x5", "autorange": true, "domain": [0.1806, 0.2778], "range": [3.299, 14.89], "type": "linear"}, "yaxis6": {"anchor": "x6", "autorange": true, "domain": [0, 0.09722], "range": [9503.0, 4019000.0], "type": "linear"}}}
